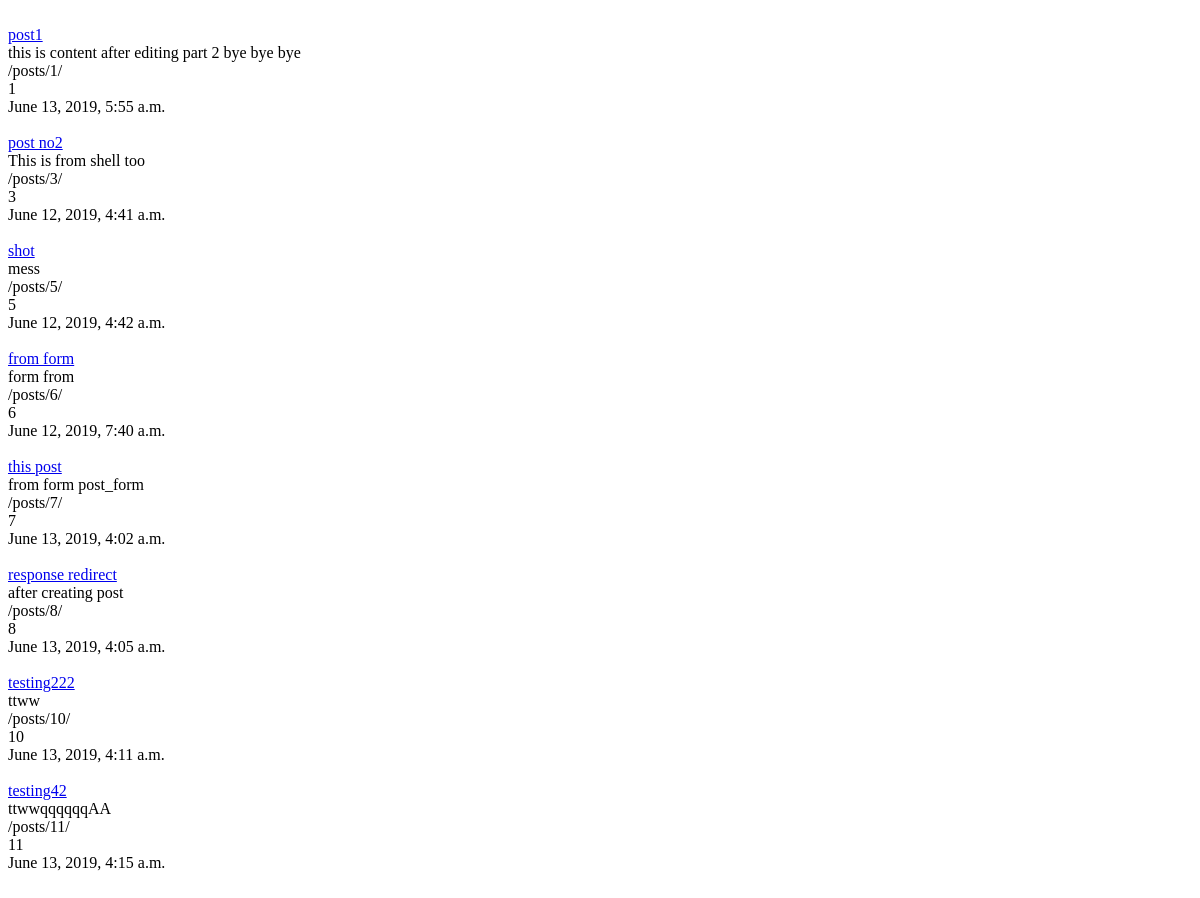
The app's page /posts/, older data.
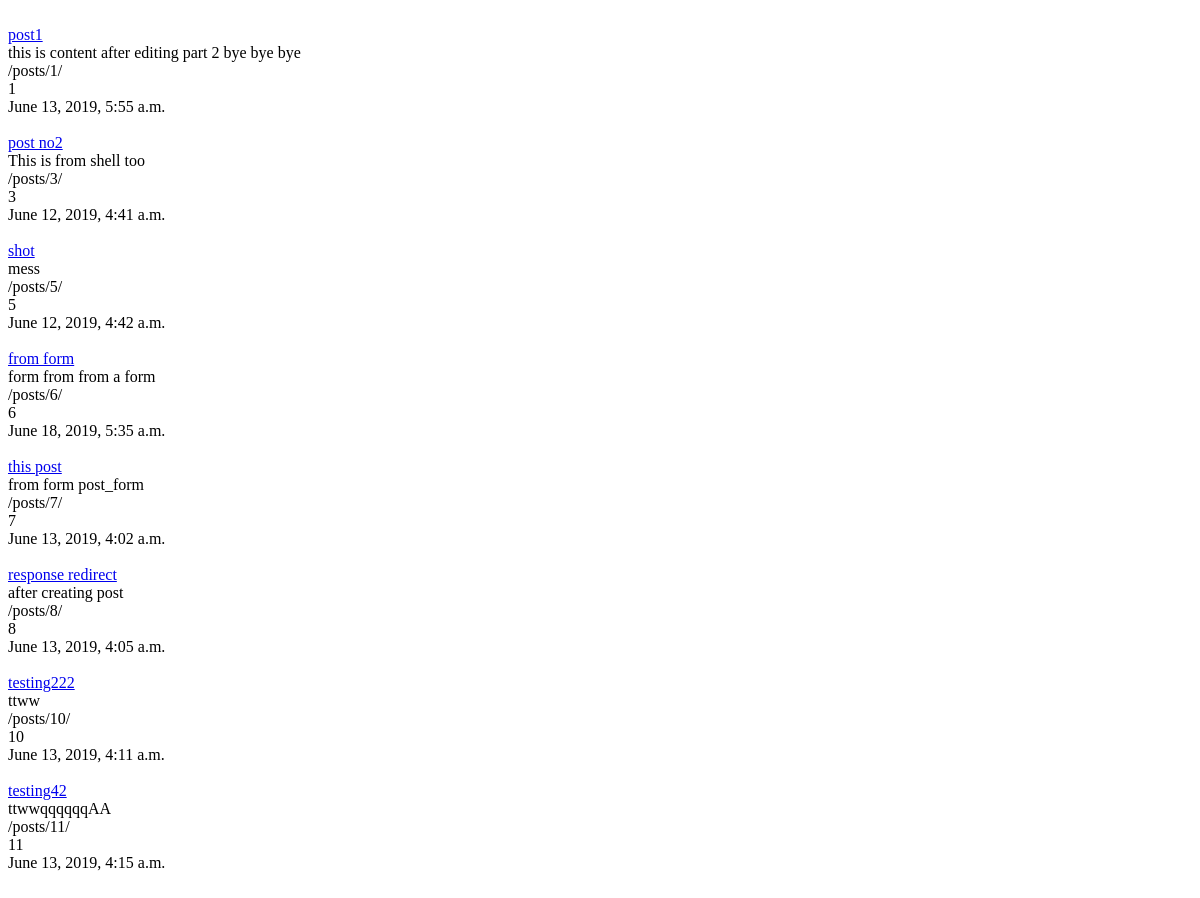
The same page, newer data.
### posts/models.py (models this page shows, shortened)
class Post(models.Model):
    title = models.CharField(max_length=120)
    content = models.TextField()
    timestamp = models.DateTimeField(auto_now=True, auto_now_add= False)
    updated = models.DateTimeField(auto_now=False, auto_now_add=True)
    def get_abs_url(self):
        return reverse("posts:detail", kwargs={"id": self.id})

### posts/views.py (the view)
class List(ListView):
    template_name = 'base.html'
    queryset =  Post.objects.all()

### templates/base.html
 <html>
 <body>
 <br>
 <div class="container">
     {% block content %}
      {% for obj in object_list %}
 <a href='{{ obj.get_abs_url }}' >{{obj.title}}</a> <br>
 {{obj.content}}<br>
 {{obj.get_abs_url}}<br>
  {{obj.id}}<br>
 {{obj.timestamp}}<br><br>
 {% endfor %}
 {%endblock content%}
 </div>
 </body>
 </html>

Row changes from the older to the newer data that the page shows:
changed Post "from form": content "form from" → "form from from a form"; timestamp "June 12, 2019, 7:40 a.m." → "June 18, 2019, 5:35 a.m."
